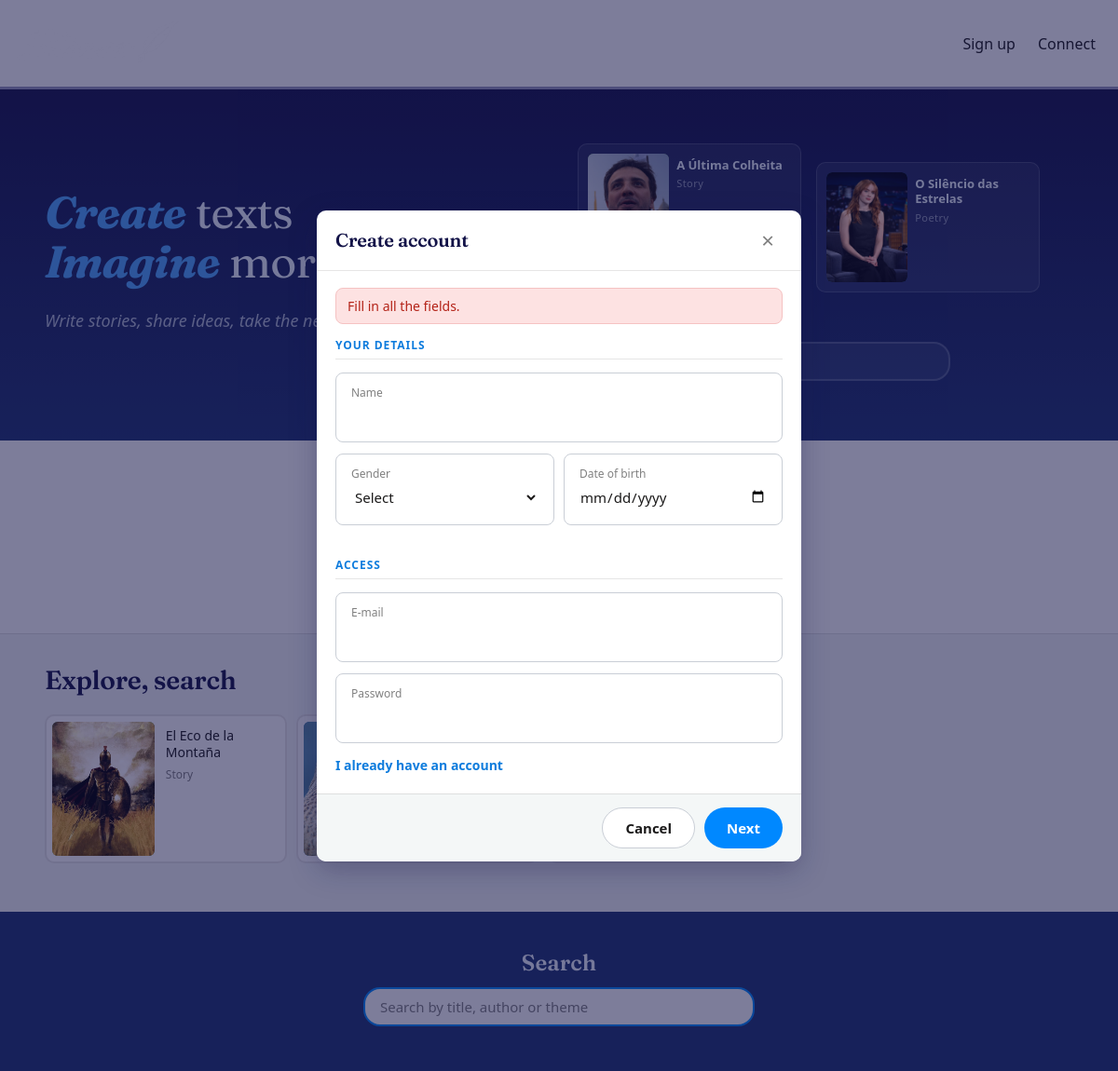
Page /frontend/landing.php?erro=campo_vazio&modal=register on the committed database.
### tables this page shows
CREATE TABLE texts (
    id INT AUTO_INCREMENT PRIMARY KEY,
    author_id INT NOT NULL,
    title VARCHAR(255) NOT NULL,
    body TEXT NOT NULL,
    created_at DATETIME DEFAULT CURRENT_TIMESTAMP,
    read_count INT DEFAULT 0,
	description VARCHAR(255) NOT NULL,
	category ENUM('book', 'poetry', 'story') NOT NULL,
    cover_image VARCHAR(255) DEFAULT NULL,
    visibility ENUM('public', 'private') NOT NULL DEFAULT 'public',
    language ENUM('enus', 'ptbr', 'es'),
    favorites INT DEFAULT 0,

    FOREIGN KEY (author_id) REFERENCES users(id) ON UPDATE CASCADE ON DELETE CASCADE
);

### frontend/lang/config.php (called while the page is built, shortened)
<?php
$default = 'enus';
$htmlLangs = ['enus' => 'en-US', 'es' => 'es', 'ptbr' => 'pt-BR'];

### frontend/lang/load.php (called while the page is built, shortened)
<?php
require __DIR__ . '/config.php';
$lang = $_SESSION['lang'] ?? $default;
if (!function_exists('translator')) {
    function translator($key)
    {
        global $strings, $stringsBase;
        if (isset($strings[$key])) {
            return htmlspecialchars($strings[$key], ENT_QUOTES, 'UTF-8');
        }
        return $key;
    }
}
$htmlLang = $htmlLangs[$lang] ?? 'en';

### backend/landing.php (called while the page is built)
<?php
require_once __DIR__ . '/config/database.php';
$stmt = $pdo->prepare(
    "SELECT id, title, category, cover_image
     FROM texts
     WHERE visibility = 'public'
       AND cover_image IS NOT NULL
       AND cover_image <> ''
     ORDER BY read_count DESC
     LIMIT 2"
);
$stmt->execute();
$highlights = $stmt->fetchAll(PDO::FETCH_ASSOC);
$highlight_ids = array_column($highlights, 'id');
$sql = "SELECT id, title, category, cover_image
        FROM texts
        WHERE visibility = 'public'
          AND cover_image IS NOT NULL
          AND cover_image <> ''";
if ($highlight_ids) {
    $sql .= ' AND id NOT IN (' . implode(',', array_fill(0, count($highlight_ids), '?')) . ')';
}
$sql .= ' ORDER BY created_at DESC, id DESC LIMIT 3';
$stmt = $pdo->prepare($sql);
$stmt->execute($highlight_ids);
$explore = $stmt->fetchAll(PDO::FETCH_ASSOC);

### frontend/landing.php (the view, shortened to what this page needs)
<?php
require_once __DIR__ . '/lang/load.php';
require_once __DIR__ . '/../backend/landing.php';
?>
<!DOCTYPE html>
<html lang="<?= $htmlLang ?>">
<head>
    <link rel="stylesheet" href="css/header.css">
   <link rel="stylesheet" href="css/landing.css">
   <link rel="stylesheet" href="css/modal.css">
</head>
<body>
<?php include 'headerland.php'; ?>
<main>
<div class="up">
    <div class="hero">
      <h1><span><?= translator('landing_hero_line1_accent') ?></span> <?= translator('landing_hero_line1_rest') ?></h1>
      <h1><span><?= translator('landing_hero_line2_accent') ?></span> <?= translator('landing_hero_line2_rest') ?></h1>
      <h2><?= translator('landing_hero_subtitle') ?></h2>
    </div>
    <div class="demos">
        <div class="cards">
            <?php foreach ($highlights as $i => $text): ?>
                <div class="minicard" style="margin-top:<?= $i === 0 ? '-2px' : '18px' ?>;">
                    <div class="pic">
                        <?php if ($text['cover_image']): ?>
                            <img src="img/uploads/<?= htmlspecialchars($text['cover_image']) ?>" alt="">
                        <?php endif; ?>
                    </div>
                    <div class="inf">
                        <a href="read.php?id=<?= (int) $text['id'] ?>"><?= htmlspecialchars($text['title']) ?></a>
                        <h2><?= htmlspecialchars($text['category']) ?></h2>
                    </div>
                </div>
            <?php endforeach; ?>
        </div>
        <div class="testinput">
            <label for="test" data-focus-label="<?= translator('landing_demo_label_focus') ?>"><?= translator('landing_demo_label') ?></label>
        </div>
  </div>
</div>
  <div class="bts">
  <button type="button" data-abrir="modalRegister"><?= translator('landing_cta_register') ?></button>
  <a href="login.php" data-abrir="modalLogin"><?= translator('landing_cta_login') ?></a>
</div>
<div class="explore">
<h1><?= translator('landing_explore_title') ?></h1>
  <div class="carousel">
      <?php foreach ($explore as $text): ?>
          <div class="post">
              <div class="img">
                  <?php if ($text['cover_image']): ?>
                      <img src="img/uploads/<?= htmlspecialchars($text['cover_image']) ?>" alt="">
                  <?php endif; ?>
              </div>
              <div class="info">
                  <a href="read.php?id=<?= (int) $text['id'] ?>"><?= htmlspecialchars($text['title']) ?></a>
                  <h2><?= htmlspecialchars($text['category']) ?></h2>
              </div>
          </div>
      <?php endforeach; ?>
</div>
</div>
<div class="procurar">
    <label for="search"><?= translator('landing_search_label') ?></label>
    <input type="text" id="search" name="search" placeholder="<?= translator('landing_search_placeholder') ?>">
</div>
</main>
<?php
include __DIR__ . '/partials/modal-register.php';
?>
</body>
</html>

### frontend/css/header.css (style rules this page uses)
html,body { margin: 0; min-height: 100%; }
main { padding-top: 54px; padding-bottom: 0; padding-right: 0; }
@media (min-width: 800px) { main { box-sizing: border-box; width: 100%; padding-top: 96px; } }

### frontend/css/modal.css (style rules this page uses)
:root { --navy-900: #131348; --navy-700: #1E3372; --blue-500: #0088FF; --blue-600: #0E7CDD; --white: #FFFFFF; --paper: #F4F7F7; --ink: #1B1A1A; --muted: #808080; --line: rgba(164, 163, 163, 0.28); --line-strong: #C9CED6; --erro-bg: #FDE2E2; --erro-border: #F5C2C2; --erro-text: #B42318; --radius-card: 10px; --radius-field: 8px; --font-display: "Fraunces", "Iowan Old Style", "Palatino Linotype", Georgia, serif; --font-sans: system-ui, -apple-system, "Segoe UI", Arial, Helvetica, sans-serif; }

### rows in the picture
texts: cover_image (picture), title "A Última Colheita", category "Story"
texts: cover_image (picture), title "O Silêncio das Estrelas", category "Poetry"
texts: cover_image (picture), title "El Eco de la Montaña", category "Story"

### other values in the picture
translator('landing_hero_line1_accent') "Create"
translator('landing_hero_line1_rest') "texts"
translator('landing_hero_line2_accent') "Imagine"
translator('landing_hero_line2_rest') "more"
translator('landing_hero_subtitle') "Write stories, share ideas, take the next step"
translator('landing_explore_title') "Explore, search"
translator('landing_search_label') "Search"
translator('auth_register_title') "Create account"
$erroRegister "Fill in all the fields."
translator('auth_register_section_details') "YOUR DETAILS"
translator('auth_field_name') "Name"
translator('auth_field_gender') "Gender"
translator('auth_field_birthdate') "Date of birth"
translator('auth_register_section_access') "ACCESS"
translator('auth_field_email') "E-mail"
